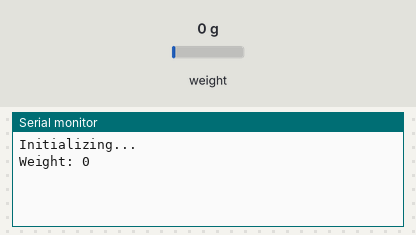
The sketch below on a simulated ESP32. On the bench: the last lines printed to the serial monitor. The inputs (shaded band) are chosen by the test bench; at power-on: weight on the scale 0 g.

Above: at 2.2 s.
2.3 s: weight on the scale set to 100 g
At 4.2 s:
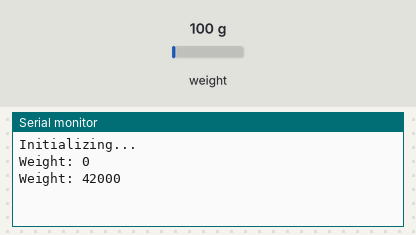
4.4 s: weight on the scale set to 1250 g
At 6.1 s:
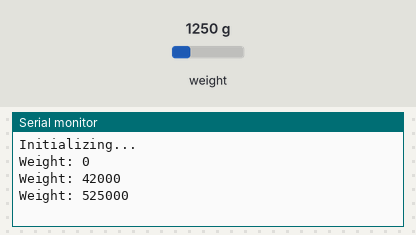
Timing chart, 0 to 7.6 s (numbered marks = the images above; inputs shaded):
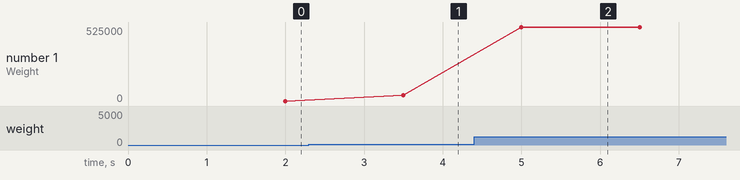

Measured:
- after the input at 2.3 s, the serial monitor: prints a new line after 1.2 s (image 1)
- after the input at 4.4 s, the serial monitor: prints a new line after 0.60 s (image 2)
- plotted number 1: 0 → 42000 after the input at 2.3 s, 42000 → 525000 after the input at 4.4 s

The sketch:

hx711_esp32.ino
```cpp
#include "HX711.h"

// הגדרת הפינים של ה-HX711
#define DOUT  4  // Pin for data output
#define CLK   5  // Pin for clock

HX711 scale;

void setup() {
  Serial.begin(115200);

  // אתחול ה-HX711
  scale.begin(DOUT, CLK);

  // חכות עד שהחיישן יתייצב
  Serial.println("Initializing...");
  delay(1000);
}

void loop() {
  // בודק אם יש נתונים לחיישן
  if (scale.is_ready()) {
    long weight = scale.get_units(10);  // קבלת משקל ממוצע מתוך 10 קריאות
    Serial.print("Weight: ");
    Serial.println(weight);  // מציג את המשקל ב-SERIAL MONITOR
  } else {
    Serial.println("HX711 not found.");
  }

  delay(500);  // עיכוב קצר בין קריאות
}
```
